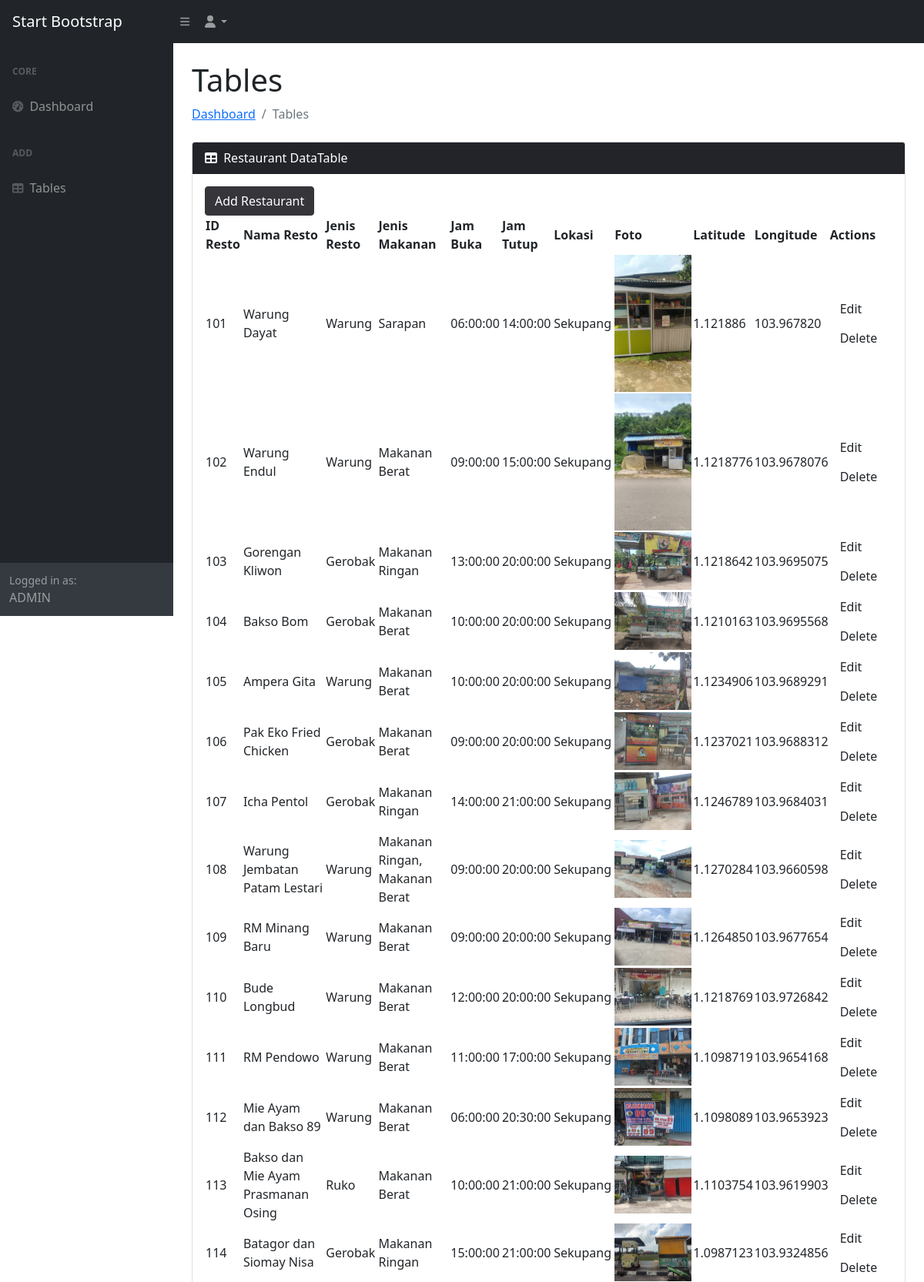
/tables.php (upper part), run on the app's committed database.
### tables this page shows
CREATE TABLE `tbl_resto` (
  `id_resto` int(12) NOT NULL,
  `nama_resto` varchar(100) NOT NULL,
  `jenis_resto` varchar(100) NOT NULL,
  `jenis_makanan` varchar(100) NOT NULL,
  `jam_buka` time NOT NULL,
  `jam_tutup` time NOT NULL,
  `lokasi` text NOT NULL,
  `foto` varchar(255) NOT NULL,
  `latitude` varchar(100) NOT NULL,
  `longitude` varchar(100) NOT NULL
);

### function.php (called while the page is built, shortened)
<?php
function getRestaurantData() {
    $db = "resto";
    $conn = mysqli_connect("localhost", "root", "", $db);
    $query = "SELECT * FROM tbl_resto";
    $result = mysqli_query($conn, $query);
    $restaurants = mysqli_fetch_all($result, MYSQLI_ASSOC);
    return $restaurants;
}
?>

### tables.php (the view, shortened to what this page needs)
<?php
include('function.php');
$restaurants = getRestaurantData();
?>
<!DOCTYPE html>
<html lang="en">
    <head>
        <link href="https://cdn.jsdelivr.net/npm/simple-datatables@latest/dist/style.css" rel="stylesheet" />
        <link href="css/styles.css" rel="stylesheet" />
    </head>
    <body class="sb-nav-fixed">
        <nav class="sb-topnav navbar navbar-expand navbar-dark bg-dark">
            <a class="navbar-brand ps-3" href="index.php">Start Bootstrap</a>
            <button class="btn btn-link btn-sm order-1 order-lg-0 me-4 me-lg-0" id="sidebarToggle" href="#!"><i class="fas fa-bars"></i></button>
            <ul class="navbar-nav ms-auto ms-md-0 me-3 me-lg-4">
                <li class="nav-item dropdown">
                    <a class="nav-link dropdown-toggle" id="navbarDropdown" href="#" role="button" data-bs-toggle="dropdown" aria-expanded="false"><i class="fas fa-user fa-fw"></i></a>
                </li>
            </ul>
        </nav>
        <div id="layoutSidenav">
            <div id="layoutSidenav_nav">
                <nav class="sb-sidenav accordion sb-sidenav-dark" id="sidenavAccordion">
                    <div class="sb-sidenav-menu">
                        <div class="nav">
                            <div class="sb-sidenav-menu-heading">Core</div>
                            <a class="nav-link" href="index.php">
                                <div class="sb-nav-link-icon"><i class="fas fa-tachometer-alt"></i></div>
                                Dashboard
                            </a>
                            <div class="sb-sidenav-menu-heading">Add</div>
                            <a class="nav-link" href="tables.php">
                                <div class="sb-nav-link-icon"><i class="fas fa-table"></i></div>
                                Tables
                            </a>
                        </div>
                    </div>
                    <div class="sb-sidenav-footer">
                        <div class="small">Logged in as:</div>
                        ADMIN
                    </div>
                </nav>
            </div>
            <div id="layoutSidenav_content">
                <main>
                    <div class="container-fluid px-4">
                        <h1 class="mt-4">Tables</h1>
                        <ol class="breadcrumb mb-4">
                            <li class="breadcrumb-item"><a href="index.php">Dashboard</a></li>
                            <li class="breadcrumb-item active">Tables</li>
                        </ol>
                        <div class="card mb-4">
                    <div class="card-header text-white">
                        <i class="fas fa-table me-1"></i>
                        Restaurant DataTable
                    </div>
                    <div class="card-body container-flex">
                        <button class ="btn btn-primary" type="button" data-bs-toggle="modal" data-bs-target="#addModal">Add Restaurant</button>
            <table id="datatablesSimple">
                <thead>
                    <tr>
                    <th>ID Resto</th>
                                            <th>Nama Resto</th>
                                            <th>Jenis Resto</th>
                                            <th>Jenis Makanan</th>
                                            <th>Jam Buka</th>
                                            <th>Jam Tutup</th>
                                            <th>Lokasi</th>
                                            <th>Foto</th>
                                            <th>Latitude</th>
                                            <th>Longitude</th>
                        <th>Actions</th>
                    </tr>
                </thead>
                <tbody>
                    <?php
                    foreach ($restaurants as $row) {
                        $imagePath = "./assets/img/datagambar/{$row['foto']}";
                        echo "<tr>
                                <td>{$row['id_resto']}</td>
                                <td>{$row['nama_resto']}</td>
                                <td>{$row['jenis_resto']}</td>
                                <td>{$row['jenis_makanan']}</td>
                                <td>{$row['jam_buka']}</td>
                                <td>{$row['jam_tutup']}</td>
                                <td>{$row['lokasi']}</td>
                                <td><img src='{$imagePath}' alt='Foto' width='100'></td>
                                <td>{$row['latitude']}</td>
                                <td>{$row['longitude']}</td>
                                <td>
                                    <a href='edit.php?id={$row['id_resto']}' class= 'btn'>Edit</a>
                                    <a href='delete.php?id={$row['id_resto']}' class= 'btn'>Delete</a>
                                </td>
                            </tr>";
                    }
                    ?>
                </tbody>
            </table>
        </div>
    </div>
                    </div>
                </main>
            </div>
        </div>
    </body>
</html>

### data on the page
tbl_resto: id_resto "101", nama_resto "Warung Dayat", jenis_resto "Warung", jenis_makanan "Sarapan", jam_buka "06:00:00", jam_tutup "14:00:00", lokasi "Sekupang", foto (picture), latitude "1.121886", longitude "103.967820"
tbl_resto: id_resto "102", nama_resto "Warung Endul", jenis_resto "Warung", jenis_makanan "Makanan Berat", jam_buka "09:00:00", jam_tutup "15:00:00", lokasi "Sekupang", foto (picture), latitude "1.1218776", longitude "103.9678076"
tbl_resto: id_resto "103", nama_resto "Gorengan Kliwon", jenis_resto "Gerobak", jenis_makanan "Makanan Ringan", jam_buka "13:00:00", jam_tutup "20:00:00", lokasi "Sekupang", foto (picture), latitude "1.1218642", longitude "103.9695075"
tbl_resto: id_resto "104", nama_resto "Bakso Bom", jenis_resto "Gerobak", jenis_makanan "Makanan Berat", jam_buka "10:00:00", jam_tutup "20:00:00", lokasi "Sekupang", foto (picture), latitude "1.1210163", longitude "103.9695568"
tbl_resto: id_resto "105", nama_resto "Ampera Gita", jenis_resto "Warung", jenis_makanan "Makanan Berat", jam_buka "10:00:00", jam_tutup "20:00:00", lokasi "Sekupang", foto (picture), latitude "1.1234906", longitude "103.9689291"
tbl_resto: id_resto "106", nama_resto "Pak Eko Fried Chicken", jenis_resto "Gerobak", jenis_makanan "Makanan Berat", jam_buka "09:00:00", jam_tutup "20:00:00", lokasi "Sekupang", foto (picture), latitude "1.1237021", longitude "103.9688312"
tbl_resto: id_resto "107", nama_resto "Icha Pentol", jenis_resto "Gerobak", jenis_makanan "Makanan Ringan", jam_buka "14:00:00", jam_tutup "21:00:00", lokasi "Sekupang", foto (picture), latitude "1.1246789", longitude "103.9684031"
tbl_resto: id_resto "108", nama_resto "Warung Jembatan Patam Lestari", jenis_resto "Warung", jenis_makanan "Makanan Ringan, Makanan Berat", jam_buka "09:00:00", jam_tutup "20:00:00", lokasi "Sekupang", foto (picture), latitude "1.1270284", longitude "103.9660598"
tbl_resto: id_resto "109", nama_resto "RM Minang Baru", jenis_resto "Warung", jenis_makanan "Makanan Berat", jam_buka "09:00:00", jam_tutup "20:00:00", lokasi "Sekupang", foto (picture), latitude "1.1264850", longitude "103.9677654"
tbl_resto: id_resto "110", nama_resto "Bude Longbud", jenis_resto "Warung", jenis_makanan "Makanan Berat", jam_buka "12:00:00", jam_tutup "20:00:00", lokasi "Sekupang", foto (picture), latitude "1.1218769", longitude "103.9726842"
tbl_resto: id_resto "111", nama_resto "RM Pendowo", jenis_resto "Warung", jenis_makanan "Makanan Berat", jam_buka "11:00:00", jam_tutup "17:00:00", lokasi "Sekupang", foto (picture), latitude "1.1098719", longitude "103.9654168"
tbl_resto: id_resto "112", nama_resto "Mie Ayam dan Bakso 89", jenis_resto "Warung", jenis_makanan "Makanan Berat", jam_buka "06:00:00", jam_tutup "20:30:00", lokasi "Sekupang", foto (picture), latitude "1.1098089", longitude "103.9653923"
tbl_resto: id_resto "113", nama_resto "Bakso dan Mie Ayam Prasmanan Osing", jenis_resto "Ruko", jenis_makanan "Makanan Berat", jam_buka "10:00:00", jam_tutup "21:00:00", lokasi "Sekupang", foto (picture), latitude "1.1103754", longitude "103.9619903"
tbl_resto: id_resto "114", nama_resto "Batagor dan Siomay Nisa", jenis_resto "Gerobak", jenis_makanan "Makanan Ringan", jam_buka "15:00:00", jam_tutup "21:00:00", lokasi "Sekupang", foto (picture), latitude "1.0987123", longitude "103.9324856"
